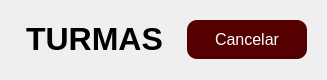
            <widget class="QFrame" name="frame_pg_TURMA_top">
             <property name="minimumSize">
              <size>
               <width>0</width>
               <height>80</height>
              </size>
             </property>
             <property name="maximumSize">
              <size>
               <width>16777215</width>
               <height>80</height>
              </size>
             </property>
             <property name="styleSheet">
              <string notr="true">QFrame{
	border: none;
}</string>
             </property>
             <property name="frameShape">
              <enum>QFrame::Shape::StyledPanel</enum>
             </property>
             <property name="frameShadow">
              <enum>QFrame::Shadow::Raised</enum>
             </property>
             <layout class="QHBoxLayout" name="horizontalLayout_10">
              <item>
               <widget class="QFrame" name="frame_pg_TURMA_top_LEFT">
                <property name="styleSheet">
                 <string notr="true"/>
                </property>
                <property name="frameShape">
                 <enum>QFrame::Shape::StyledPanel</enum>
                </property>
                <property name="frameShadow">
                 <enum>QFrame::Shadow::Raised</enum>
                </property>
               </widget>
              </item>
              <item>
               <widget class="QFrame" name="frame_pg_TURMA_top_CENTER">
                <property name="styleSheet">
                 <string notr="true"/>
                </property>
                <property name="frameShape">
                 <enum>QFrame::Shape::StyledPanel</enum>
                </property>
                <property name="frameShadow">
                 <enum>QFrame::Shadow::Raised</enum>
                </property>
                <layout class="QHBoxLayout" name="horizontalLayout_11">
                 <item alignment="Qt::AlignmentFlag::AlignHCenter">
                  <widget class="QLabel" name="header_titulo_turma">
                   <property name="styleSheet">
                    <string notr="true">color: #000;</string>
                   </property>
                   <property name="text">
                    <string>&lt;html&gt;&lt;head/&gt;&lt;body&gt;&lt;p&gt;&lt;span style=&quot; font-size:24pt; font-weight:700;&quot;&gt;TURMAS&lt;/span&gt;&lt;/p&gt;&lt;/body&gt;&lt;/html&gt;</string>
                   </property>
                  </widget>
                 </item>
                </layout>
               </widget>
              </item>
              <item>
               <widget class="QFrame" name="frame_pg_TURMA_top_HIGHT">
                <property name="styleSheet">
                 <string notr="true"/>
                </property>
                <property name="frameShape">
                 <enum>QFrame::Shape::StyledPanel</enum>
                </property>
                <property name="frameShadow">
                 <enum>QFrame::Shadow::Raised</enum>
                </property>
                <layout class="QHBoxLayout" name="horizontalLayout_12">
                 <item alignment="Qt::AlignmentFlag::AlignRight">
                  <widget class="QPushButton" name="pg_TURMA_btn_cancelar">
                   <property name="palette">
                    <palette>
                     <active>
                      <colorrole role="WindowText">
                       <brush brushstyle="SolidPattern">
                        <color alpha="255">
                         <red>63</red>
                         <green>63</green>
                         <blue>63</blue>
                        </color>
                       </brush>
                      </colorrole>
                      <colorrole role="Button">
                       <brush brushstyle="SolidPattern">
                        <color alpha="255">
                         <red>85</red>
                         <green>0</green>
                         <blue>0</blue>
                        </color>
                       </brush>
                      </colorrole>
                      <colorrole role="Text">
                       <brush brushstyle="SolidPattern">
                        <color alpha="255">
                         <red>63</red>
                         <green>63</green>
                         <blue>63</blue>
                        </color>
                       </brush>
                      </colorrole>
                      <colorrole role="ButtonText">
                       <brush brushstyle="SolidPattern">
                        <color alpha="255">
                         <red>63</red>
                         <green>63</green>
                         <blue>63</blue>
                        </color>
                       </brush>
                      </colorrole>
                      <colorrole role="Base">
                       <brush brushstyle="SolidPattern">
                        <color alpha="255">
                         <red>85</red>
                         <green>0</green>
                         <blue>0</blue>
                        </color>
                       </brush>
                      </colorrole>
                      <colorrole role="Window">
                       <brush brushstyle="SolidPattern">
                        <color alpha="255">
                         <red>85</red>
                         <green>0</green>
                         <blue>0</blue>
                        </color>
                       </brush>
                      </colorrole>
                      <colorrole role="PlaceholderText">
                       <brush brushstyle="SolidPattern">
                        <color alpha="128">
                         <red>63</red>
                         <green>63</green>
                         <blue>63</blue>
                        </color>
                       </brush>
                      </colorrole>
                     </active>
                     <inactive>
                      <colorrole role="WindowText">
                       <brush brushstyle="SolidPattern">
                        <color alpha="255">
                         <red>63</red>
                         <green>63</green>
                         <blue>63</blue>
                        </color>
                       </brush>
                      </colorrole>
                      <colorrole role="Button">
                       <brush brushstyle="SolidPattern">
                        <color alpha="255">
                         <red>85</red>
                         <green>0</green>
                         <blue>0</blue>
                        </color>
                       </brush>
                      </colorrole>
                      <colorrole role="Text">
                       <brush brushstyle="SolidPattern">
                        <color alpha="255">
                         <red>63</red>
                         <green>63</green>
                         <blue>63</blue>
                        </color>
                       </brush>
                      </colorrole>
                      <colorrole role="ButtonText">
                       <brush brushstyle="SolidPattern">
                        <color alpha="255">
                         <red>63</red>
                         <green>63</green>
                         <blue>63</blue>
                        </color>
                       </brush>
                      </colorrole>
                      <colorrole role="Base">
                       <brush brushstyle="SolidPattern">
                        <color alpha="255">
                         <red>85</red>
                         <green>0</green>
                         <blue>0</blue>
                        </color>
                       </brush>
                      </colorrole>
                      <colorrole role="Window">
                       <brush brushstyle="SolidPattern">
                        <color alpha="255">
                         <red>85</red>
                         <green>0</green>
                         <blue>0</blue>
                        </color>
                       </brush>
                      </colorrole>
                      <colorrole role="PlaceholderText">
                       <brush brushstyle="SolidPattern">
                        <color alpha="128">
                         <red>63</red>
                         <green>63</green>
                         <blue>63</blue>
                        </color>
                       </brush>
                      </colorrole>
                     </inactive>
                     <disabled>
                      <colorrole role="WindowText">
                       <brush brushstyle="SolidPattern">
                        <color alpha="255">
                         <red>63</red>
                         <green>63</green>
                         <blue>63</blue>
                        </color>
                       </brush>
                      </colorrole>
                      <colorrole role="Button">
                       <brush brushstyle="SolidPattern">
                        <color alpha="255">
                         <red>85</red>
                         <green>0</green>
                         <blue>0</blue>
                        </color>
                       </brush>
                      </colorrole>
                      <colorrole role="Text">
                       <brush brushstyle="SolidPattern">
                        <color alpha="255">
                         <red>63</red>
                         <green>63</green>
                         <blue>63</blue>
                        </color>
                       </brush>
                      </colorrole>
                      <colorrole role="ButtonText">
                       <brush brushstyle="SolidPattern">
                        <color alpha="255">
                         <red>63</red>
                         <green>63</green>
                         <blue>63</blue>
                        </color>
                       </brush>
                      </colorrole>
                      <colorrole role="Base">
                       <brush brushstyle="SolidPattern">
                        <color alpha="255">
                         <red>85</red>
                         <green>0</green>
                         <blue>0</blue>
                        </color>
                       </brush>
                      </colorrole>
                      <colorrole role="Window">
                       <brush brushstyle="SolidPattern">
                        <color alpha="255">
                         <red>85</red>
                         <green>0</green>
                         <blue>0</blue>
                        </color>
                       </brush>
                      </colorrole>
                      <colorrole role="PlaceholderText">
                       <brush brushstyle="SolidPattern">
                        <color alpha="128">
                         <red>63</red>
                         <green>63</green>
                         <blue>63</blue>
                        </color>
                       </brush>
                      </colorrole>
                     </disabled>
                    </palette>
                   </property>
                   <property name="font">
                    <font>
                     <pointsize>12</pointsize>
                     <bold>false</bold>
                    </font>
                   </property>
                   <property name="cursor">
                    <cursorShape>PointingHandCursor</cursorShape>
                   </property>
                   <property name="layoutDirection">
                    <enum>Qt::LayoutDirection::LeftToRight</enum>
                   </property>
                   <property name="styleSheet">
                    <string notr="true">QPushButton{

	background-color: rgb(85, 0, 0);
  	width: 100%;
    /* Para centralizar o texto dentro do botão */
    text-align: center;
    padding: 10px;
    color: white;
    border-radius: 10px;
    border: none; /* Opcional: Remove bordas padrão, se necessário */
	color: white;
	border-radius: 10px;
	
}

QPushButton::hover{
	background-color: rgb(116, 0, 0);
}

QPushButton::pressed{
	background-color: rgb(57, 0, 0);
}






</string>
                   </property>
                   <property name="text">
                    <string notr="true" comment="teste" extracomment="testando">Cancelar</string>
                   </property>
                   <property name="iconSize">
                    <size>
                     <width>20</width>
                     <height>20</height>
                    </size>
                   </property>
                  </widget>
                 </item>
                </layout>
               </widget>
              </item>
             </layout>
            </widget>
